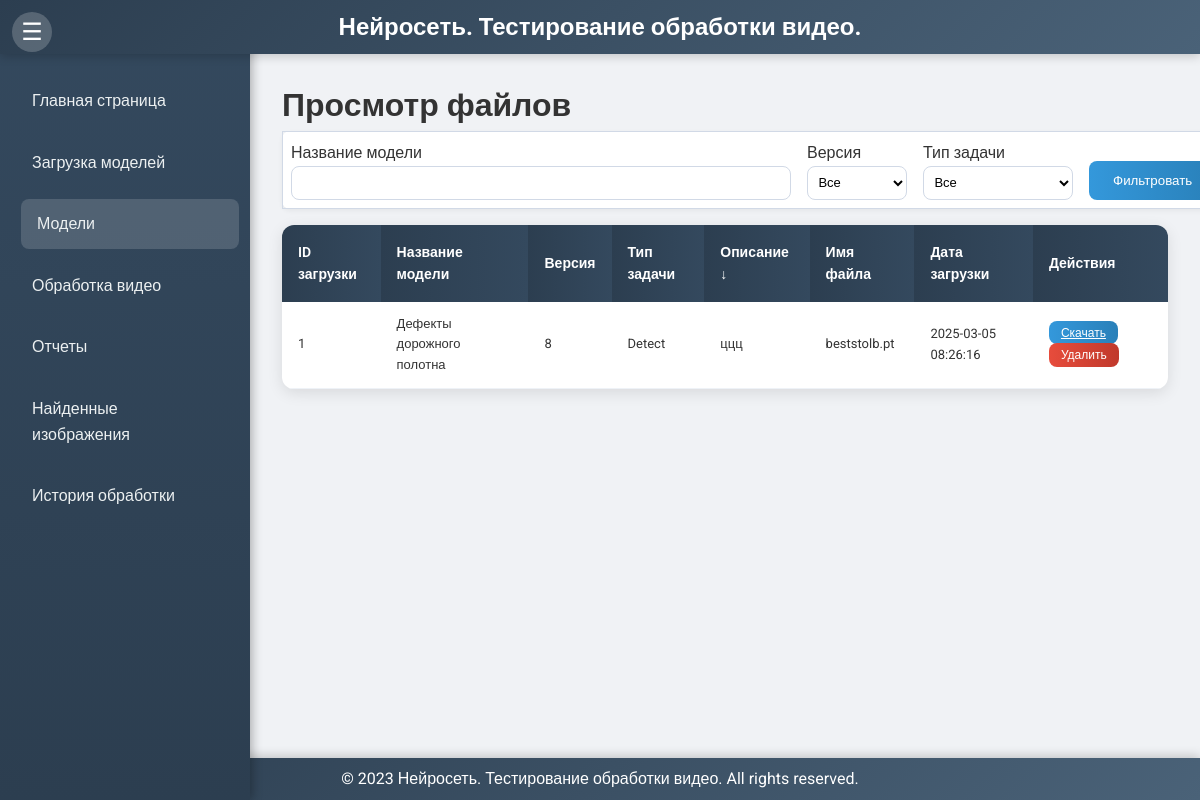
The app's page /view?sort_by=description&sort_dir=desc, older data.
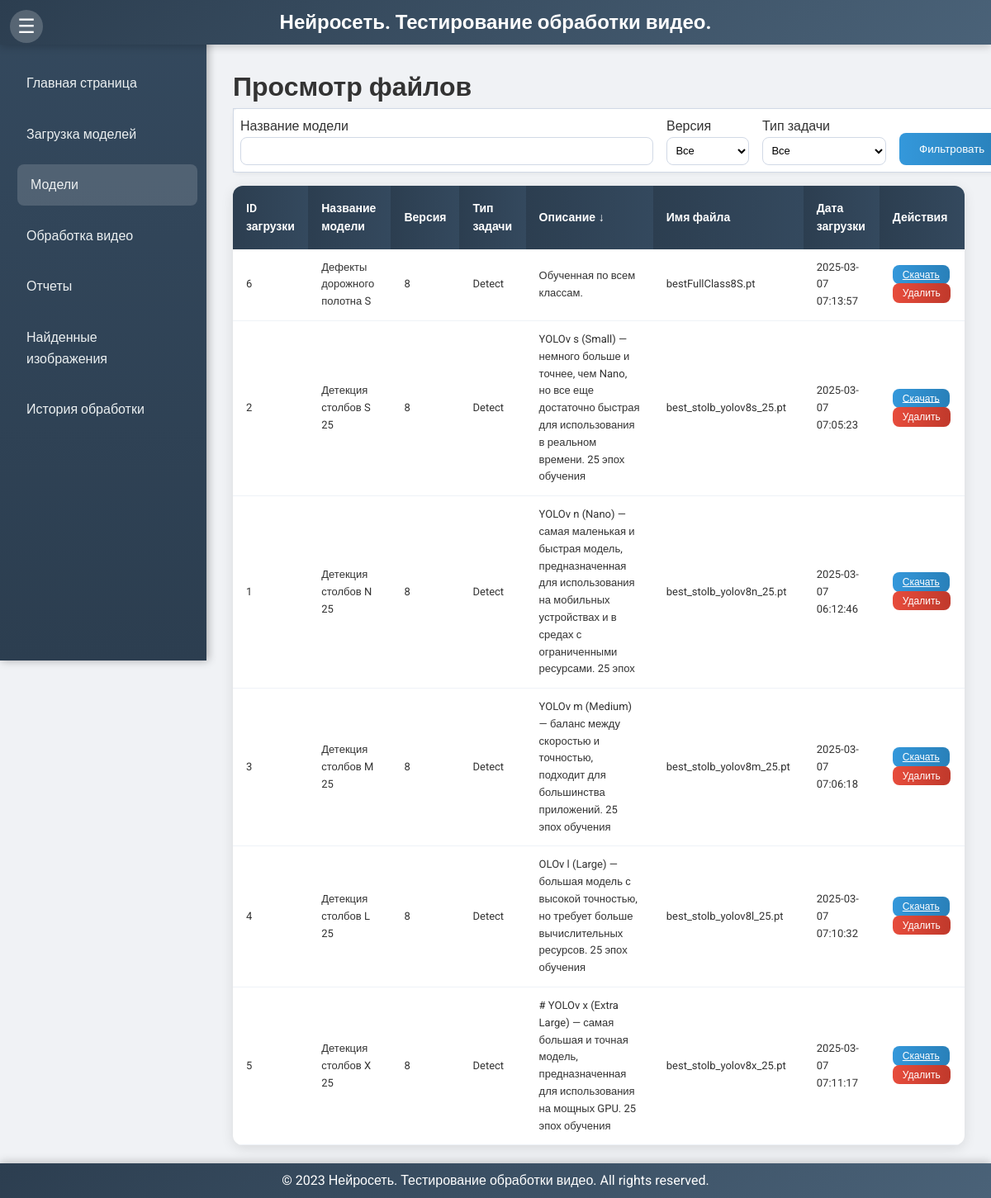
The same page, newer data.
### models.py (models this page shows)
class UploadedFile(db.Model):
    id = db.Column(db.Integer, primary_key=True)
    model_name = db.Column(db.String(255), nullable=False)
    version = db.Column(db.String(10), nullable=False)
    task_type = db.Column(db.String(50), nullable=False)
    description = db.Column(db.Text, nullable=False)
    file_path = db.Column(db.String(255), nullable=False)
    original_filename = db.Column(db.String(255), nullable=False)
    filename_without_guid = db.Column(db.String(255), nullable=False)
    upload_datetime = db.Column(db.DateTime, default=datetime.utcnow)

### app.py (the view)
@app.route('/view', methods=['GET'])
def view_files():
    model_name = request.args.get('model_name')
    version = request.args.get('version')
    task_type = request.args.get('task_type')
    sort_by = request.args.get('sort_by', 'upload_datetime')
    sort_dir = request.args.get('sort_dir', 'desc')
    query = UploadedFile.query
    if model_name:
        query = query.filter(UploadedFile.model_name.ilike(f'%{model_name}%'))
    if version:
        query = query.filter_by(version=version)
    if task_type:
        query = query.filter_by(task_type=task_type)
    sortable_fields = {
        'id': UploadedFile.id,
        'model_name': UploadedFile.model_name,
        'version': UploadedFile.version,
        'task_type': UploadedFile.task_type,
        'description': UploadedFile.description,
        'filename_without_guid': UploadedFile.filename_without_guid,
        'upload_datetime': UploadedFile.upload_datetime
    }
    if sort_by in sortable_fields:
        sort_column = sortable_fields[sort_by]
        if sort_dir == 'asc':
            query = query.order_by(asc(sort_column))
        else:
            query = query.order_by(desc(sort_column))
    files = query.all()
    unique_model_names = [row[0] for row in db.session.query(distinct(UploadedFile.model_name)).all()]
    return render_template(
        'view.html',
        files=files,
        current_page='view',
        sort_by=sort_by,
        sort_dir=sort_dir,
        unique_model_names=unique_model_names
    )

### templates/view.html (shortened to what the changed rows need)
{% extends 'base.html' %}
{% block content %}
    <h1>Просмотр файлов</h1>
    <table class="modern-table">
        <thead>
            <tr>
                <th><a href="{{ url_for('view_files', model_name=request.args.get('model_name'), version=request.args.get('version'), task_type=request.args.get('task_type'), sort_by='id', sort_dir='asc' if sort_by == 'id' and sort_dir == 'desc' else 'desc') }}" class="table-link">ID загрузки {% if sort_by == 'id' %}{{ '↑' if sort_dir == 'asc' else '↓' }}{% endif %}</a></th>
                <th><a href="{{ url_for('view_files', model_name=request.args.get('model_name'), version=request.args.get('version'), task_type=request.args.get('task_type'), sort_by='model_name', sort_dir='asc' if sort_by == 'model_name' and sort_dir == 'desc' else 'desc') }}" class="table-link">Название модели {% if sort_by == 'model_name' %}{{ '↑' if sort_dir == 'asc' else '↓' }}{% endif %}</a></th>
                <th><a href="{{ url_for('view_files', model_name=request.args.get('model_name'), version=request.args.get('version'), task_type=request.args.get('task_type'), sort_by='version', sort_dir='asc' if sort_by == 'version' and sort_dir == 'desc' else 'desc') }}" class="table-link">Версия {% if sort_by == 'version' %}{{ '↑' if sort_dir == 'asc' else '↓' }}{% endif %}</a></th>
                <th><a href="{{ url_for('view_files', model_name=request.args.get('model_name'), version=request.args.get('version'), task_type=request.args.get('task_type'), sort_by='task_type', sort_dir='asc' if sort_by == 'task_type' and sort_dir == 'desc' else 'desc') }}" class="table-link">Тип задачи {% if sort_by == 'task_type' %}{{ '↑' if sort_dir == 'asc' else '↓' }}{% endif %}</a></th>
                <th><a href="{{ url_for('view_files', model_name=request.args.get('model_name'), version=request.args.get('version'), task_type=request.args.get('task_type'), sort_by='description', sort_dir='asc' if sort_by == 'description' and sort_dir == 'desc' else 'desc') }}" class="table-link">Описание {% if sort_by == 'description' %}{{ '↑' if sort_dir == 'asc' else '↓' }}{% endif %}</a></th>
                <th><a href="{{ url_for('view_files', model_name=request.args.get('model_name'), version=request.args.get('version'), task_type=request.args.get('task_type'), sort_by='filename_without_guid', sort_dir='asc' if sort_by == 'filename_without_guid' and sort_dir == 'desc' else 'desc') }}" class="table-link">Имя файла {% if sort_by == 'filename_without_guid' %}{{ '↑' if sort_dir == 'asc' else '↓' }}{% endif %}</a></th>
                <th><a href="{{ url_for('view_files', model_name=request.args.get('model_name'), version=request.args.get('version'), task_type=request.args.get('task_type'), sort_by='upload_datetime', sort_dir='asc' if sort_by == 'upload_datetime' and sort_dir == 'desc' else 'desc') }}" class="table-link">Дата загрузки {% if sort_by == 'upload_datetime' %}{{ '↑' if sort_dir == 'asc' else '↓' }}{% endif %}</a></th>
                <th>Действия</th>
            </tr>
        </thead>
        <tbody>
            {% for file in files %}
            <tr>
                <td>{{ file.id }}</td>
                <td>{{ file.model_name }}</td>
                <td>{{ file.version }}</td>
                <td>{{ file.task_type }}</td>
                <td>{{ file.description }}</td>
                <td>{{ file.filename_without_guid }}</td>
                <td>{{ file.upload_datetime.strftime('%Y-%m-%d %H:%M:%S') }}</td>
                <td>
                    <a href="{{ url_for('download_file', file_id=file.id) }}" class="btn btn-primary btn-sm">Скачать</a>
                    <form method="POST" action="{{ url_for('delete_file', file_id=file.id) }}" style="display:inline;">
                        <button type="submit" class="btn btn-danger btn-sm" onclick="return confirm('Вы уверены, что хотите удалить этот файл?');">Удалить</button>
                    </form>
                </td>
            </tr>
            {% endfor %}
        </tbody>
    </table>
{% endblock %}

Row changes from the older to the newer data that the page shows:
added UploadedFile: id "6", model_name "Дефекты дорожного полотна S", version "8", task_type "Detect", description "Обученная по всем классам.", filename_without_guid "bestFullClass8S.pt", upload_datetime "2025-03-07 07:13:57"
added UploadedFile: id "2", model_name "Детекция столбов S 25", version "8", task_type "Detect", description "YOLOv s (Small) — немного больше и точнее, чем Nano, но все еще достаточно быстрая для использования в реальном времени. 25 эпох обучения", filename_without_guid "best_stolb_yolov8s_25.pt", upload_datetime "2025-03-07 07:05:23"
changed UploadedFile id 1: model_name "Дефекты дорожного полотна" → "Детекция столбов N 25"; description "ццц" → "YOLOv n (Nano) — самая маленькая и быстрая модель, предназначенная для использования на мобильных устройствах и в средах с ограниченными ресурсами. 25 эпох"; filename_without_guid "beststolb.pt" → "best_stolb_yolov8n_25.pt"; upload_datetime "2025-03-05 08:26:16" → "2025-03-07 06:12:46"
added UploadedFile: id "3", model_name "Детекция столбов M 25", version "8", task_type "Detect", description "YOLOv m (Medium) — баланс между скоростью и точностью, подходит для большинства приложений. 25 эпох обучения", filename_without_guid "best_stolb_yolov8m_25.pt", upload_datetime "2025-03-07 07:06:18"
added UploadedFile: id "4", model_name "Детекция столбов L 25", version "8", task_type "Detect", description "OLOv l (Large) — большая модель с высокой точностью, но требует больше вычислительных ресурсов. 25 эпох обучения", filename_without_guid "best_stolb_yolov8l_25.pt", upload_datetime "2025-03-07 07:10:32"
added UploadedFile: id "5", model_name "Детекция столбов X 25", version "8", task_type "Detect", description "# YOLOv x (Extra Large) — самая большая и точная модель, предназначенная для использования на мощных GPU. 25 эпох обучения", filename_without_guid "best_stolb_yolov8x_25.pt", upload_datetime "2025-03-07 07:11:17"
